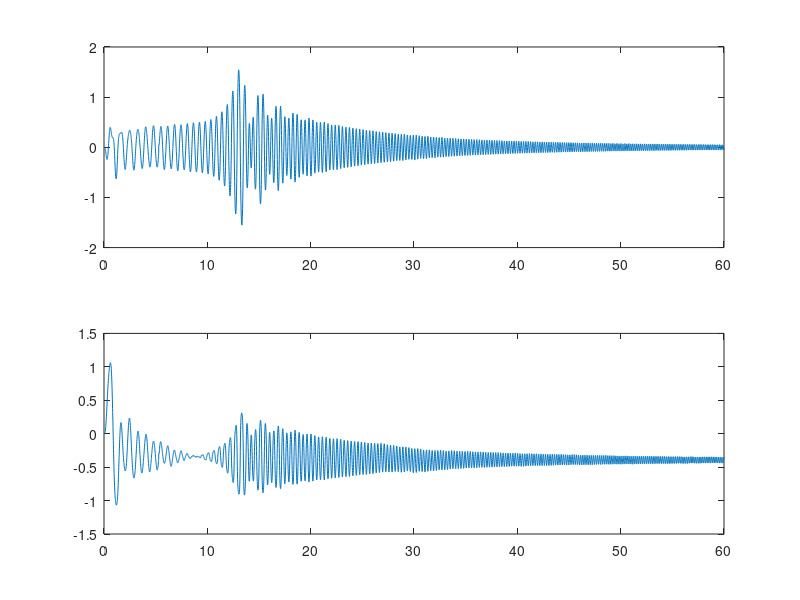
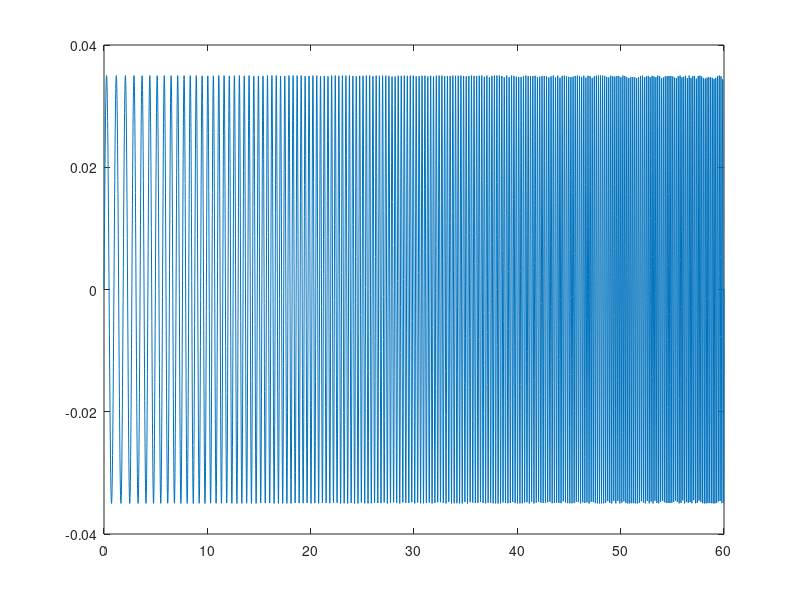

The MATLAB script that drew these images, in order: (Note: this script raises an error after producing the figures.)
%% dataset
clear 
% load("newdata/sweep_input_2hzt5hz_amp0.07.mat")
% load("newdata/sweep_input_2hzt5hz_amp0.06.mat")
load("newdata/sweep_input_1hzt6hz_amp0.035.mat")
% load("newdata/sweep_input_2hzt6hz_amp0.05.mat")
% load("newdata/sweep_input_2hzt10hz_amp0.04.mat")

Y=[alp,the];
U=voltage;
%%
Ts=0.01;
num = length(U);
t=0:Ts:Ts*(num-1);
% n_split = ceil(10001/3);
% num_train=10000;
num_train=ceil(num/6);
num_valid=num-num_train;

u_train = U(1:num_train);
y_train = Y(1:num_train,:);
t_train = t(1:num_train);
% 
% u_valid = U(num_train+1:end);
% y_valid = Y(num_train+1:end,:);
% t_valid = t(num_train+1:end);

% u_train = U(100:end);
% y_train = Y(100:end,:);
% t_train = t(100:end);

% u_train = U;
% y_train = Y;
% t_train = t;


figure(1)
subplot(2,1,1)
plot(t,the)
subplot(2,1,2)
plot(t,alp)

figure(2)
plot(t,voltage)

%% 
load("jaco.mat")
A0=Ts*A_lin_v+eye(4)
B0=Ts*B_lin_v 
% eig(A_lin)
eig(A_lin_v)
eig(A0)

x00=[0;0;0;0];
C0=[1,0,0,0; 0,1,0,0];
D0=[0;0];



%% PEM
maxiter=500;
[Abar,Bbar,C,D,x0] = oem(A0,B0,C0,D0,x00,y_train,u_train,maxiter);
eig(Abar)

% init_sys=ss(A0,B0,C0,D0,Ts);
% sys = pem("data/sweep_input_1.5hz4hz_amp0.02.mat",init_sys)

%%
% A=[0,0,1,0;0,0,0,1;0,100.3,-0.2359,0.9629;0,-203.9,0.2014,-1.957]
% B=[0;0;1049;-895.1]
% Abar=Ts*A+eye(4);
% Bbar=Ts*B;


%%

sys=ss(Abar,Bbar,C,D,Ts);
y_pem=lsim(sys,u_train,t_train,x0);
VAF_pem = max(0,(1-norm(y_train-y_pem)^2/norm(y_train)^2))
RMSE_pem = sqrt(norm(y_train-y_pem)^2/num_train)


figure(3)
subplot(2,1,1)
plot(t_train,y_train(:,1),t_train,y_pem(:,1))
subplot(2,1,2)
plot(t_train,y_train(:,2),t_train,y_pem(:,2))

%%
% ytest_pem=lsim(sys,u_valid,t_valid,x0);
% 
% VAFtest_pem = max(0,(1-norm(y_valid-ytest_pem)^2/norm(y_valid)^2))
% RMSEtest_pem = sqrt(norm(y_valid-ytest_pem)^2/num_valid)
% 
% figure(4)
% subplot(2,1,1)
% plot(t_valid,y_valid(:,1),t_valid,ytest_pem(:,1))
% subplot(2,1,2)
% plot(t_valid,y_valid(:,2),t_valid,ytest_pem(:,2))

%%
function [Abar,Bbar,C,D,x0] = oem(A0,B0,C0,D0,x00,y,u,maxiter)

N = length(y);
theta = matrices2theta(A0, B0, C0, D0,x00);
p = length(theta);
x = zeros(4,N);
x(:,1) = x00;

dA = zeros(4,4,10);
for i=1:4
    dA(3,i,i) = 1;
end

for i=1:4
    dA(4,i,i+4) = 1;
end

dB = zeros(4,1,10);
dB(:,:,9) = [0;0;1;0];
dB(:,:,10) = [0;0;0;1];

dxk0 = zeros(4,1,p);


A = A0; B = B0; C = C0; D = D0;

for i=1:maxiter
    % Error vector
    En = zeros(N*2,1);
    for k=1:N
        x(:,k+1) = A*x(:,k) + B.*u(k);
        yk_hat = C*x(:,k) + D*u(k);
        En(k*2-1:k*2) = y(k,:)' - yk_hat;
    end

    % Jacobian of error vector
    psi_n = zeros(N*2,p);
    for j=1:p
        d_xk = dxk0(:,:,j);
        for k=1:N  
            d_xkp1 = A*d_xk + dA(:,:,j)*x(:,k) + dB(:,:,j).*u(k);
            dyk_hat = C*d_xk; % derivatives of C and D always zero
            psi_n(k*2-1:k*2,j) = -dyk_hat;
            d_xk = d_xkp1;
        end
    end

    dJn = 2/N*psi_n'*En;
    Hn = 2/N*(psi_n'*psi_n);
%     lambda = 8e-1;
    lambda = 0.9;
    theta = theta - inv(Hn+lambda*eye(length(Hn)))*dJn;
    [A,B,C,D,x(:,1)] = theta2matrices(theta,1,1,1,1,1);

end
[Abar,Bbar,C,D,x0] = theta2matrices(theta,1,1,1,1,1);
     
end

% function [Abar,Bbar,C,D,x0] = oem(A0,B0,C0,D0,x00,y,u,maxiter)
% % Instructions:
% % Implement your Output Error Model estimation method here.
% % Use the following function inputs and outputs.
% % Function INPUT
% % A0 Initial guess for system matrix A (matrix of size n x n)
% % B0 Initial guess for system matrix B (matrix of size n x m)
% % C0 Initial guess for system matrix C (matrix of size l x n)
% % D0 Initial guess for system matrix D (matrix of size l x m)
% % x00 Initial guess for initial state (vector of size n x one)
% % u System input (matrix of size N x m)
% % y System output (matrix of size N x l)
% % maxiter Maximum number of iterations (scalar)
% %
% % Function OUTPUT
% % Abar Estimate of system matrix A (matrix of size n x n)
% % Bbar Estimate of system matrix B (matrix of size n x m)
% % C Estimate of system matrix C (matrix of size l x n)
% % D Estimate of system matrix D (matrix of size l x m)
% % x0 Estimate of initial state (vector of size n x one)
% 
% Abar=A0;
% Bbar=B0;
% C=C0;
% D=D0;
% 
% 
% theta = matrices2theta(A0,B0,C0,D0,x00);
% 
% % N=length(y)
% I=size(y,2);
% N=size(y,1);
% P=length(theta);
% 
% psi=zeros(N*I,P);
% E=zeros(N*I,1);
% 
% 
% X=zeros(length(x00),N);
% X(:,1)=x00;
% % x0=x00;
% 
% dA=zeros(4,4,6);
% dA(3,2,1)=1;
% dA(3,3,2)=1;
% dA(3,4,3)=1;
% dA(4,2,4)=1;
% dA(4,3,5)=1;
% dA(4,4,6)=1;
% 
% dB3=[0;0;1;0];
% dB4=[0;0;0;1];
% 
% lamda=0.1;
% for num=1:maxiter
% 
%     %E 0~N-1
%     for i=1:N
%         X(:,i+1)=Abar*X(:,i)+Bbar*u(i);
%         ybar=C*X(:,i)+D*u(i);
%         E(I*i-1:I*i)=y(i,:)'-ybar;
%     end
% 
% 
%     %psi
%     %1~6
%     for phiindex=1:6
%         partial_xk=[0;0;0;0];
%     for i=1:N
% %         i
% %         partial_xk
%         partial_xk1 = Abar*partial_xk+dA(:,:,phiindex)*X(:,i);
%         psi(I*i-1:I*i,phiindex)=-C*partial_xk;
% % if phiindex==7&&num==2
% %         i
% %         Abar
% %         partial_xk
% %         dA(:,:,phiindex)
% %         X(:,i)
% %         psi(i,phiindex)
% % end
%         partial_xk=partial_xk1;
% 
%     end
%     end
% 
%     %7
%     partial_xk=[0;0;0;0];
%     for i=1:N
%         partial_xk1 = Abar*partial_xk+dB3*u(i);
%         psi(I*i-1:I*i,7)=-C*partial_xk;
%         partial_xk=partial_xk1;
%     end
%     %8
%     partial_xk=[0;0;0;0];
%     for i=1:N
%         partial_xk1 = Abar*partial_xk+dB4*u(i);
%         psi(I*i-1:I*i,8)=-C*partial_xk;
%         partial_xk=partial_xk1;
%     end
%     
% 
%     
%     %9
%     partial_xk=[1;0;0;0];
%     for i=1:N
%         partial_xk1 = Abar*partial_xk;
%         psi(I*i-1:I*i,9) = -C * partial_xk;
%         partial_xk = partial_xk1;
%     end
%     %10
%     partial_xk=[0;1;0;0];
%     for i=1:N
%         partial_xk1 = Abar*partial_xk;
%         psi(I*i-1:I*i,10)=-C*partial_xk;
%         partial_xk=partial_xk1;
%     end
%     %11
%     partial_xk=[0;0;1;0];
%     for i=1:N
%         partial_xk1 = Abar*partial_xk;
%         psi(I*i-1:I*i,11)=-C*partial_xk;
%         partial_xk=partial_xk1;
%     end
%     %12
%     partial_xk=[0;0;0;1];
%     for i=1:N
%         partial_xk1 = Abar*partial_xk;
%         psi(I*i-1:I*i,12)=-C*partial_xk;
%         partial_xk=partial_xk1;
%     end
% 
%     
%     H=2/N*psi'*psi;
%     Jdot=2/N*psi'*E;
%     theta=theta-inv(H+lamda*eye(P))*Jdot;
%     [Abar,Bbar,C,D,X(:,1)] = theta2matrices(theta,size(Abar),size(Bbar),size(C),size(D),size(X(:,1)));
% 
% end
% x0=X(:,1);
% end



function theta = matrices2theta(Abar,Bbar,C,D,x0) 
%%
% Function INPUT
% Abar      System matrix Abar (matrix of size n x n)
% Bbar      System matrix Bbar (matrix of size n x m)
% C         System matrix C (matrix of size l x n)
% D         System matrix D (matrix of size l x m)
% x0        Initial state (vector of size n x one)

% Function OUTPUT
% theta     Paramter vector (vector of size n*n+n*m+l*n+l*m+n*l+n)

th_size = 8+2;
theta = zeros(th_size,1);


theta(1)=Abar(3,1);
theta(2)=Abar(3,2);
theta(3)=Abar(3,3);
theta(4)=Abar(3,4);
theta(5)=Abar(4,1);
theta(6)=Abar(4,2);
theta(7)=Abar(4,3);
theta(8)=Abar(4,4);
theta(9)=Bbar(3,1);
theta(10)=Bbar(4,1);
% theta(9:12)=x0;

end


function [Abar,Bbar,C,D,x0] = theta2matrices(theta,Asize,Bsize,Csize,Dsize,xsize)
%%
% Function INPUT
% theta     Paramter vector (vector of size n*n+n*m+l*n+l*m+n*l+n)
% Asize     Size of Abar 
% Bsize     Size of Bbar 
% Csize     Size of C 
% Dsize     Size of D 
% xsize     Size of x0

% Function OUTPUT
% Abar      System matrix A (matrix of size n x n)
% Bbar      System matrix B (matrix of size n x m)
% C         System matrix C (matrix of size l x n)
% D         System matrix D (matrix of size l x m)
% x0        Initial state (vector of size n x one)

Ts = 0.01;
Abar = [1 0 Ts 0; 0 1 0 Ts;theta(1:4)';theta(5:8)'];
Bbar = [0;0;theta(9);theta(10)];
C = [1 0 0 0;0 1 0 0];
D = 0;
x0 = [0;0;0;0];
end
